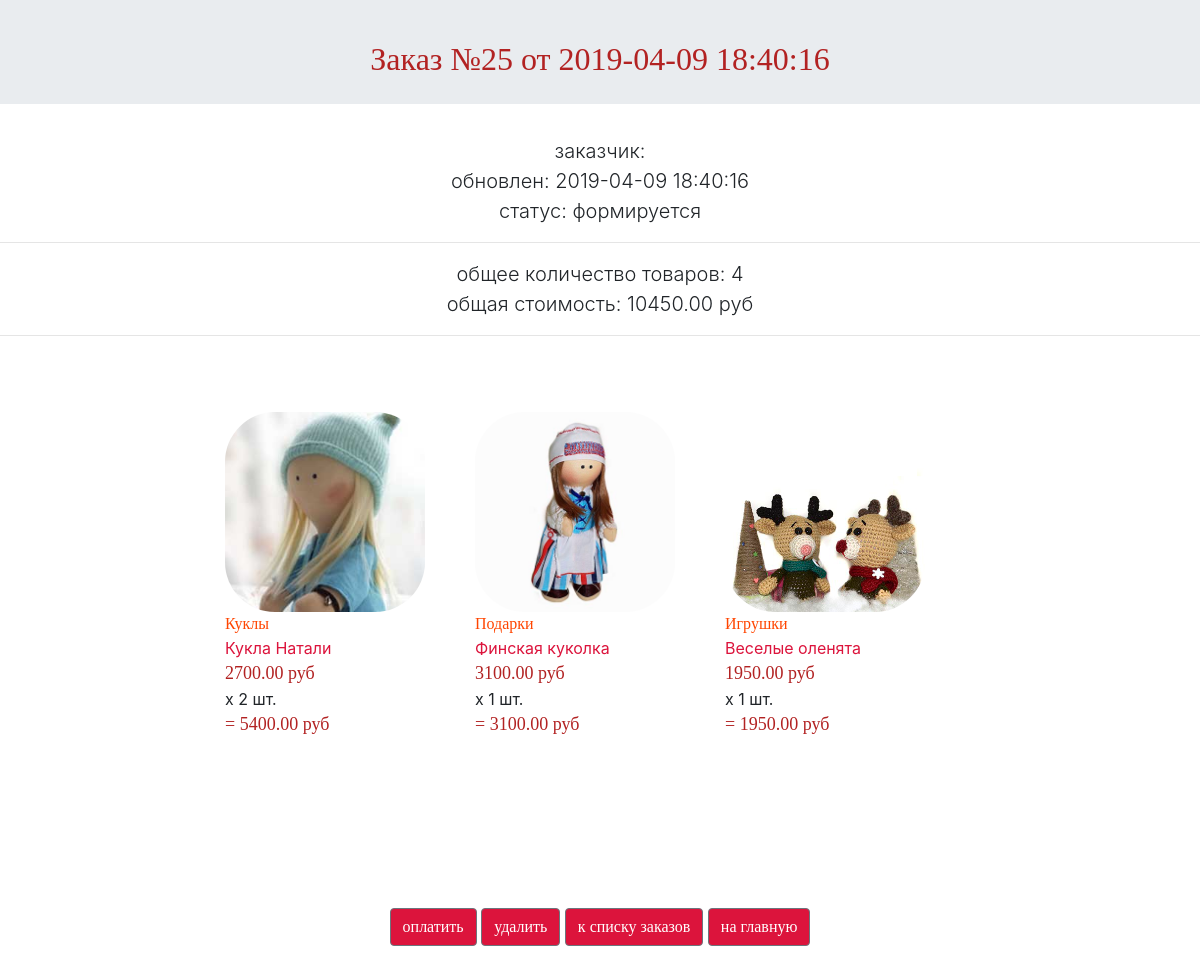
/orders/read/25/, run on the app's committed database.
### ordersapp/models.py (models this page shows, shortened)
class Order(models.Model):
    FORMING = 'FM'
    SENT_TO_PROCEED = 'STP'
    PROCEEDED = 'PRD'
    PAID = 'PD'
    READY = 'RDY'
    CANCEL = 'CNC'
    ORDER_STATUS_CHOICES = (
        (FORMING, 'формируется'),
        (SENT_TO_PROCEED, 'отправлен в обработку'),
        (PAID, 'оплачен'),
        (PROCEEDED, 'обрабатывается'),
        (READY, 'готов к выдаче'),
        (CANCEL, 'отменен'),
    )
    user = models.ForeignKey(settings.AUTH_USER_MODEL,
                             on_delete=models.CASCADE)
    created = models.DateTimeField(verbose_name='создан', auto_now_add=True)
    updated = models.DateTimeField(verbose_name='обновлен', auto_now=True)
    status = models.CharField(verbose_name='статус',
                              max_length=3,
                              choices=ORDER_STATUS_CHOICES,
                              default=FORMING)
    is_active = models.BooleanField(verbose_name='активен', default=True)
    class Meta:
        ordering = ('-created',)
        verbose_name = 'заказ'
        verbose_name_plural = 'заказы'
    def get_total_quantity(self):
        items = self.orderitems.select_related()
        return sum(list(map(lambda x: x.quantity, items)))
    def get_total_cost(self):
        items = self.orderitems.select_related()
        return sum(list(map(lambda x: x.quantity * x.product.price, items)))

class OrderItem(models.Model):
    order = models.ForeignKey(Order,
                              related_name="orderitems",
                              on_delete=models.CASCADE)
    product = models.ForeignKey(Product,
                                verbose_name='продукт',
                                on_delete=models.CASCADE)
    quantity = models.PositiveIntegerField(verbose_name='количество',
                                           default=0)
    def get_product_cost(self):
        return self.product.price * self.quantity

### mainapp/models.py (models this page shows, shortened)
class Product(models.Model):
    category = models.ForeignKey(ProductCategoru, verbose_name='категория продукта', on_delete=models.CASCADE)
    name = models.CharField(verbose_name='имя продукта', max_length=128)
    image = models.ImageField(upload_to='products_images', null=True)
    short_desc = models.CharField(verbose_name='краткое описание продукта', max_length=64, blank=True)
    description = models.TextField(verbose_name='подробное описание продукта', blank=True)
    price = models.DecimalField(verbose_name='цена продукта', max_digits=8, decimal_places=2, default=0)
    quantity = models.PositiveIntegerField(verbose_name='количество на складе', default=0)
    is_active = models.BooleanField(verbose_name='активен', default=True)

class ProductCategoru(models.Model):
    name = models.CharField(verbose_name='имя категории', max_length=64, unique=True)
    description = models.TextField(verbose_name='описание', blank=True, null=True)
    is_active = models.BooleanField(verbose_name='активна', default=True)

### ordersapp/views.py (the view)
# urls.py: re_path('^read/(?P<pk>\d+)/$', ordersapp.OrderRead.as_view(), name='order_read'),
class OrderRead(DetailView):
    model = Order
    def get_context_data(self, **kwargs):
        context = super().get_context_data(**kwargs)
        context['title'] = 'заказ/просмотр'
        return context

### mainapp/context_processors.py (called while the page is built)
def basket(request):
    basket = []
    if request.user.is_authenticated:
        basket = request.user.basket_set.all().order_by('product__category')
    return {
        'basket': basket,
    }

### ordersapp/templates/ordersapp/order_detail.html
{% extends "ordersapp/base.html" %}
{% load static %}
{% block container %}
    {% include 'ordersapp/includes/inc__order_summary.html' %}
<div class="nezn">
    <div class="basket_list ">
        {% for item in object.orderitems.select_related %}
            <div class="basket_record ">
                <img src="/media/{{ item.product.image }}" alt="{{ item.product.short_desc }}" class="basket_img">
                <span class="category_name ">{{ item.product.category.name }}</span>
                <span class="product_name ">{{ item.product.name }}</span>
                <span class="product_price">{{ item.product.price }}&nbspруб</span>
                <span class="product_quantitiy">x {{ item.quantity }} шт.</span>
                <span class="product_cost"> = {{ item.get_product_cost }}&nbspруб</span>
            </div>
        {% endfor %}
    </div>
    {% include 'ordersapp/includes/inc__order_actions.html' %}
</div>
{% endblock %}

### ordersapp/templates/ordersapp/includes/inc__order_summary.html (shortened to what this page needs)
{% if object %}
<div class="center">
    <div class="h2 display-5 jumbotron jumbotron-fluid">Заказ №{{ object.pk }} от {{ object.created|date:"Y-m-d H:i:s" }}</div>
    <div class="lead">заказчик: {{ user.last_name }} {{ user.first_name }} </div>
    <div class="lead">обновлен: {{ object.updated|date:"Y-m-d H:i:s" }}</div>
    <div class="lead">cтатус: {{ object.get_status_display }}</div>
    <hr>
    <div class="lead">
        общее количество товаров: <span class="order_total_quantity">{{ object.get_total_quantity }}</span>
    </div>
    <div class="lead">
        общая стоимость: <span class="order_total_cost">{{ object.get_total_cost }}</span> руб
    </div>
{% endif %}
<hr>
    </div>

### static/css/stil.css (style rules this page uses)
* { margin: 0; padding: 0; }
html, body { height: 100%; }
.h2 { font-family: 'Cormorant SC', serif; color: #B22222; height: 20px; padding-top: 40px; }
.center { text-align: center; }
.basket_img { width: 200px; height: 200px; border-radius: 50px; }
.category_name { color: #FF4500; font-family: 'Cormorant SC', serif; font-size: 16px; }
.product_price, .number, .product_cost { color: #B22222; font-family: 'Cormorant SC', serif; font-size: 18px; }
.product_name { color: #DC143C; }
.basket_record { display: flex; flex-direction: column; margin-right: 50px; margin-bottom: 50px; }
.nezn { display: flex; flex-direction: column; justify-content: center; align-items: center; }
.basket_list { display: flex; margin-top: 60px; margin-bottom: 120px; flex-wrap: wrap; justify-content: flex-start; }

### data on the page
Order: pk "25", created "2019-04-09 18:40:16", updated "2019-04-09 18:40:16", status "формируется", get_total_quantity "4", get_total_cost "10450.00"
OrderItem: product.image (picture), product.category.name "Куклы", product.name "Кукла Натали", product.price "2700.00", quantity "2", get_product_cost "5400.00"
OrderItem: product.image (picture), product.category.name "Подарки", product.name "Финская куколка", product.price "3100.00", quantity "1", get_product_cost "3100.00"
OrderItem: product.image (picture), product.category.name "Игрушки", product.name "Веселые оленята", product.price "1950.00", quantity "1", get_product_cost "1950.00"
